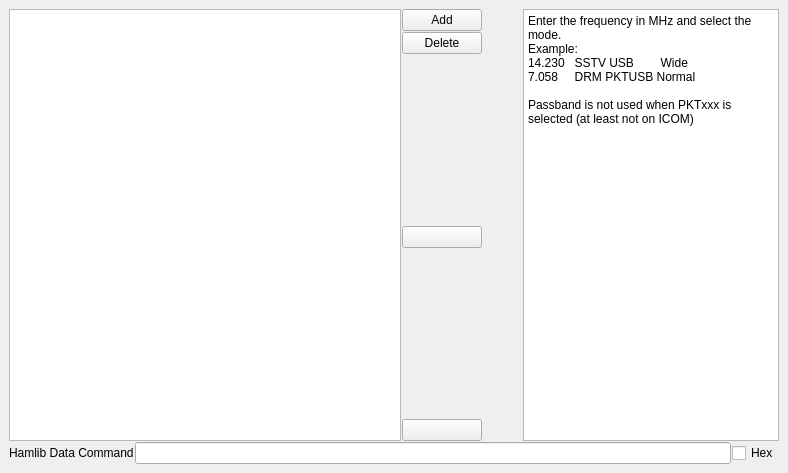
<?xml version="1.0" encoding="UTF-8"?>
<ui version="4.0">
 <class>frequencySelectWidget</class>
 <widget class="QWidget" name="frequencySelectWidget">
  <property name="geometry">
   <rect>
    <x>0</x>
    <y>0</y>
    <width>788</width>
    <height>473</height>
   </rect>
  </property>
  <property name="windowTitle">
   <string>Form</string>
  </property>
  <layout class="QVBoxLayout" name="verticalLayout" stretch="2,0">
   <property name="spacing">
    <number>1</number>
   </property>
   <property name="leftMargin">
    <number>9</number>
   </property>
   <property name="topMargin">
    <number>9</number>
   </property>
   <property name="rightMargin">
    <number>9</number>
   </property>
   <property name="bottomMargin">
    <number>9</number>
   </property>
   <item>
    <layout class="QHBoxLayout" name="horizontalLayout" stretch="1,0,0,0">
     <item>
      <widget class="QTableWidget" name="tableWidget"/>
     </item>
     <item>
      <layout class="QVBoxLayout" name="verticalLayout_13">
       <item>
        <widget class="QPushButton" name="addFreqPushButton">
         <property name="text">
          <string>Add</string>
         </property>
        </widget>
       </item>
       <item>
        <widget class="QPushButton" name="deleteFreqPushButton">
         <property name="text">
          <string>Delete</string>
         </property>
        </widget>
       </item>
       <item>
        <spacer name="verticalSpacer">
         <property name="orientation">
          <enum>Qt::Vertical</enum>
         </property>
         <property name="sizeHint" stdset="0">
          <size>
           <width>20</width>
           <height>13</height>
          </size>
         </property>
        </spacer>
       </item>
       <item>
        <widget class="QPushButton" name="moveUpFreqPushButton">
         <property name="focusPolicy">
          <enum>Qt::StrongFocus</enum>
         </property>
         <property name="text">
          <string/>
         </property>
         <property name="icon">
          <iconset resource="../qsstv.qrc">
           <normaloff>:/icons/up.png</normaloff>:/icons/up.png</iconset>
         </property>
        </widget>
       </item>
       <item>
        <spacer name="verticalSpacer_2">
         <property name="orientation">
          <enum>Qt::Vertical</enum>
         </property>
         <property name="sizeHint" stdset="0">
          <size>
           <width>20</width>
           <height>18</height>
          </size>
         </property>
        </spacer>
       </item>
       <item>
        <widget class="QPushButton" name="moveDownFreqPushButton">
         <property name="focusPolicy">
          <enum>Qt::StrongFocus</enum>
         </property>
         <property name="text">
          <string/>
         </property>
         <property name="icon">
          <iconset resource="../qsstv.qrc">
           <normaloff>:/icons/down.png</normaloff>:/icons/down.png</iconset>
         </property>
        </widget>
       </item>
      </layout>
     </item>
     <item>
      <spacer name="horizontalSpacer">
       <property name="orientation">
        <enum>Qt::Horizontal</enum>
       </property>
       <property name="sizeHint" stdset="0">
        <size>
         <width>40</width>
         <height>20</height>
        </size>
       </property>
      </spacer>
     </item>
     <item>
      <widget class="QPlainTextEdit" name="plainTextEdit">
       <property name="readOnly">
        <bool>true</bool>
       </property>
       <property name="plainText">
        <string>Enter the frequency in MHz and select the mode.
Example:
14.230   SSTV USB        Wide
7.058     DRM PKTUSB Normal

Passband is not used when PKTxxx is selected (at least not on ICOM)</string>
       </property>
      </widget>
     </item>
    </layout>
   </item>
   <item>
    <layout class="QHBoxLayout" name="horizontalLayout_2">
     <item>
      <widget class="QLabel" name="label">
       <property name="text">
        <string>Hamlib Data Command</string>
       </property>
      </widget>
     </item>
     <item>
      <widget class="QLineEdit" name="additionalCommandLineEdit"/>
     </item>
     <item>
      <widget class="QCheckBox" name="additionalCommandHexCheckBox">
       <property name="text">
        <string>Hex</string>
       </property>
      </widget>
     </item>
    </layout>
   </item>
  </layout>
 </widget>
 <resources>
  <include location="../qsstv.qrc"/>
 </resources>
 <connections/>
</ui>
